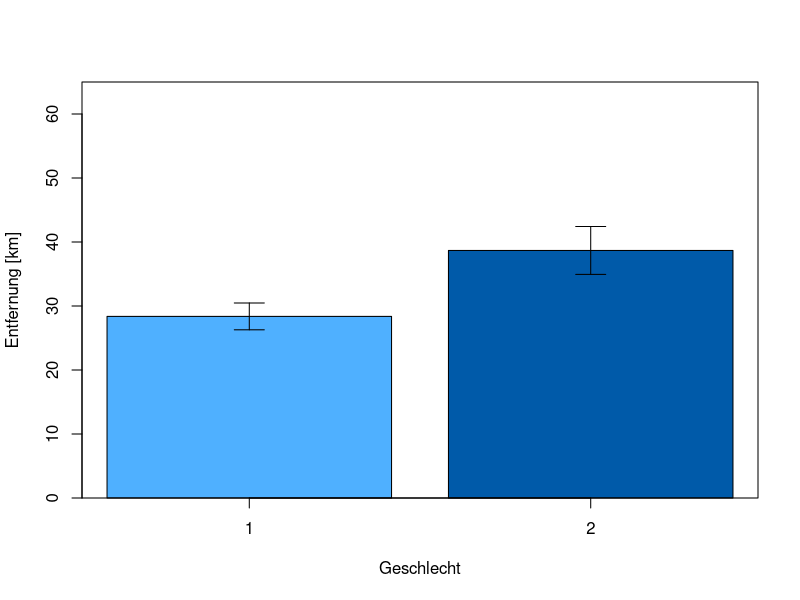
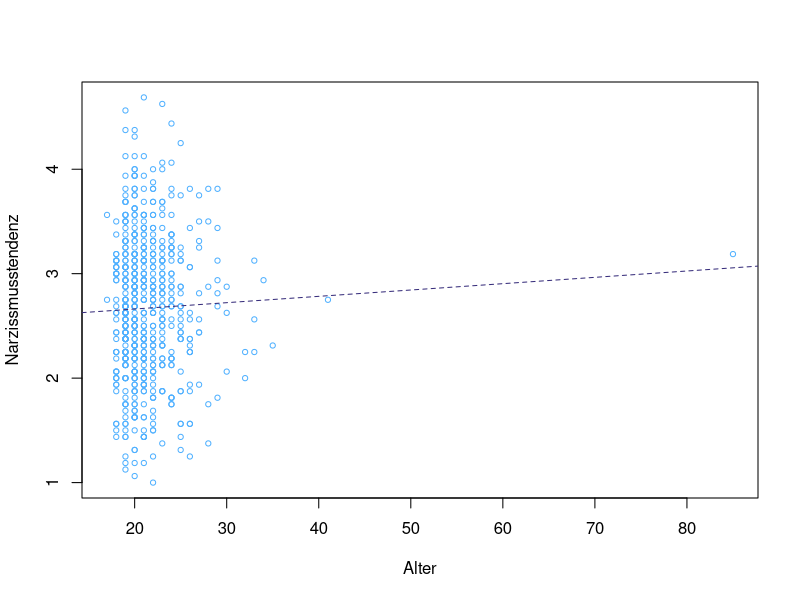

The R script that drew these images, in order:
# Aufgabe2.R
# Bearbeitete Aufgaben zu der zweiten Abgabe in DataLiteracy
#
# Input: Erstsemesterbefragung_WiSe19-WiSe21.csv
# Output: /

######################################
# Vorbereitung
######################################
setwd("/Users/theoklautke/Repositories/DataLiteracy2-HdM-Stuttgart/")

# Lesen Sie den Datensatz `Erstsemesterbefragung_WiSe19-WiSe21.csv` als Data
# Frame namens `dat` ein.
dat <- read.table("Erstsemesterbefragung_WiSe19-WiSe21.csv", header = T, sep = ";")

# 3 Löschen Sie die Spalte `N_Manip1`.
dat$N_Manip1 <- NULL

# Fehlende Werte wurden in diesem Datensatz mit `-99` oder `-77` kodiert.
# Um besser in R damit weiterarbeiten zu können, kodieren sie jede vorkommende
# `-99` und `-77` zu `NA` um.
dat[dat == -99] <- NA
dat[dat == -77] <- NA

# Löschen Sie nun alle Zeilen welche fehlende Werte (`NA`s) enthalten.
# Wie viele Zeilen wurden gelöscht?
dat2 <- na.omit(dat)

nrow(dat) - nrow(dat2)
dat <- na.omit(dat)

######################################
# Aufgabenteil
######################################
# Aufgabe 1:    Erstellen Sie die folgenden zwei neuen Spalten im Datensatz:
#               -   N_gesamt, in der für jede Person der Mittelwert aus allen Spalten zur Narzissmus-Tendenz (Spalten
#                   50 bis 66) gespeichert wird
#               -   IKU, in der für jede Person der Mittelwert der Spalten IKU1 und IKU2 gespeichert wird.

dat$N_gesamt <- rowMeans(dat[, c("N_Angeb1", "N_Einzig1", "N_Angeb2", "N_Einzig2", "N_Ueberh1", "N_Manip2", "N_Anspr1", "N_Ueberh2", "N_Einzig3", "N_Anspr2", "N_Anspr3", "N_Aut1", "N_Aut2", "N_Aut3", "N_Anspr4", "N_Ueberh3")], na.rm = T)
dat$IKU <- rowMeans(dat[, c("IKU1", "IKU2")], na.rm = T)

# Aufgabe 2:    Sie haben die Hypothese, dass weibliche Studierende einen längeren Weg zur HdM haben als
#               männliche Studierende. Überprüfen Sie dies mit einem gerichteten Welch t-Test. Das Geschlecht
#               der Studierenden wird in der Spalte Geschlecht (1 = männlich, 2 = weiblich, 3 = divers) angegeben;
#               die Entfernung zur HdM (in km) steht in der Spalte Entfernung. Interpretieren Sie in einem
#               Kommentar in ihrem Skript das Ergebnis des Tests und gehen Sie hierbei auf den p-Wert ein.
#               Bestätigen die Daten die Hypothese?
testT <- t.test(dat$Entfernung[dat$Geschlecht == 2], dat$Entfernung[dat$Geschlecht == 1], alternative = "greater")

# 	Welch Two Sample t-test

# data:  dat$Entfernung[dat$Geschlecht == 2] and dat$Entfernung[dat$Geschlecht == 1]
# t = 2.4017, df = 496.58, p-value = 0.008342
# alternative hypothesis: true difference in means is greater than 0
# 95 percent confidence interval:
#  3.233485      Inf
# sample estimates:
# mean of x mean of y
#  38.67813  28.37586

# Interpretation: Die Nullhypothese wird bestätigt, da der p-Wert unter 0,05 liegt (p-value = 0.008342).
# Somit kann man sagen, dass der Anfahrtsweg bei weiblichen Studenten länger ist.

# Aufgabe 3:    Visualisieren Sie das Ergebnis des in 2. durchgeführten t-Tests mit Hilfe eines Balkendiagramms.
#               Das Balkendiagramm soll zwei Balken enthalten (männlich und weiblich), die den Mittelwert der
#               Entfernung der jeweiligen Gruppe zur HdM anzeigen. Außerdem sollen die Fehlerbalken vorhanden
#               sein.

agg <- aggregate(Entfernung ~ Geschlecht, dat, mean)
agg$SD <- aggregate(Entfernung ~ Geschlecht, dat, sd)[, 2]
agg$n <- aggregate(Entfernung ~ Geschlecht, dat, length)[, 2]
agg$SE <- agg$SD / sqrt(agg$n)

agg <- agg[c(1, 2), ]

b <- barplot(agg$Entfernung,
    xlab = "Geschlecht", ylab = "Entfernung [km]",
    ylim = c(0, 65), col = c("#4fb0ff", "#005aa9")
)

axis(1, at = b[, 1], labels = agg$Geschlecht)
box()

arrows(
    x0 = b[, 1], y0 = agg$Entfernung - agg$SE, y1 = agg$Entfernung + agg$SE,
    code = 3, length = .15, angle = 90
)

# Aufgabe 4:    Betrachten Sie nun den Zusammenhang zwischen der Narzissmustendenz (N_gesamt) und der internalen Kontrollüberzeugung (IKU) der Teilnehmer.
#               Gibt es zwischen diesen beiden Variablen eine
#               Korrelation? Berechnen Sie zur Beantwortung dieser Frage den Pearson Korrelationskoeffizienten
#               mit Hilfe eines ungerichteten Korrelationstests, da hier keine gerichtete Hypothese aufgestellt wurde.
#               Interpretieren Sie das Ergebnis in einem Kommentar im Skript. Gehen Sie hierfür auf den p-Wert
#               und den Korrelationskoeffizienten ein.
pearson <- cor.test(dat$N_gesamt, dat$IKU,
    method = "pearson",
    alternative = "greater"
)

# 	Pearson's product-moment correlation

# data:  dat$N_gesamt and dat$IKU
# t = 7.0575, df = 611, p-value = 2.309e-12
# alternative hypothesis: true correlation is greater than 0
# 95 percent confidence interval:
#  0.211912 1.000000
# sample estimates:
#      cor
# 0.274543

# Interpretation: der P Wert liegt über 0,05. Der Korrelationskoeffizienten hat mit 0.274543 einen signifikaten positiven Zusammenhang zwischen
# der Narzissmustendenz und der internalen Kontrollüberzeugung.

# Aufgabe 5:    Visualisieren Sie den Zusammenhang zwischen dem Alter (Alter) der Versuchspersonen und ihrer
#               Narzissmusstendenz (N_gesamt) in einem Streudiagramm. Zeichnen Sie außerdem die Regressionslinie ein.

plot(N_gesamt ~ Alter, dat,
    cex = .7, col = "#4fb0ff",
    ylab = "Narzissmusstendenz", xlab = "Alter"
)

abline(lm(N_gesamt ~ Alter, dat), col = "#372d7b", lty = 2)